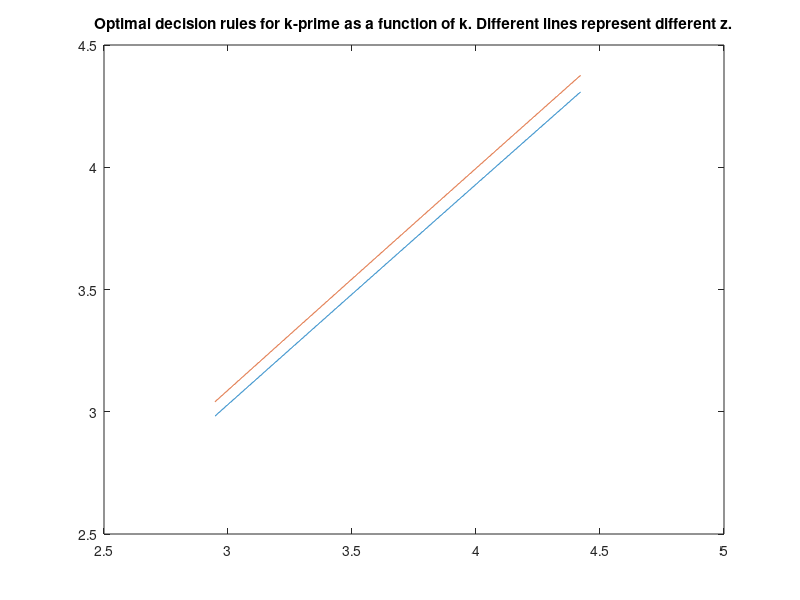
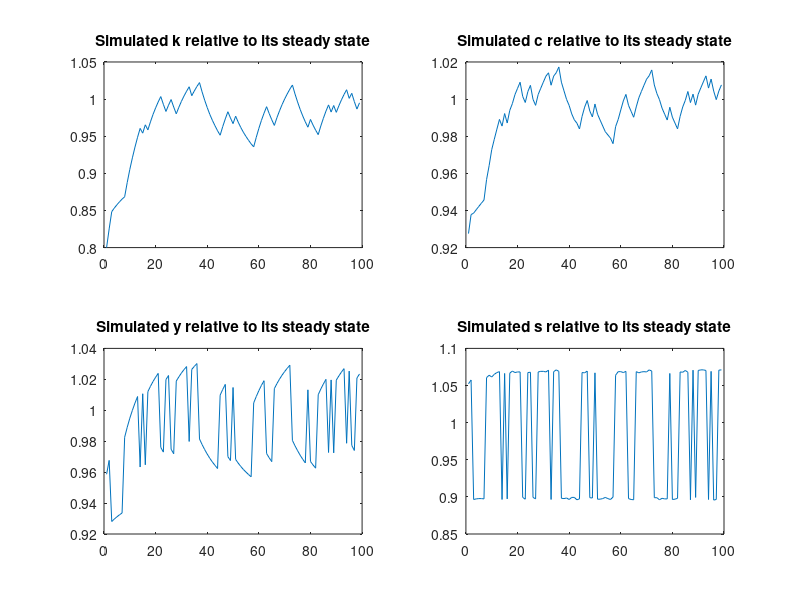
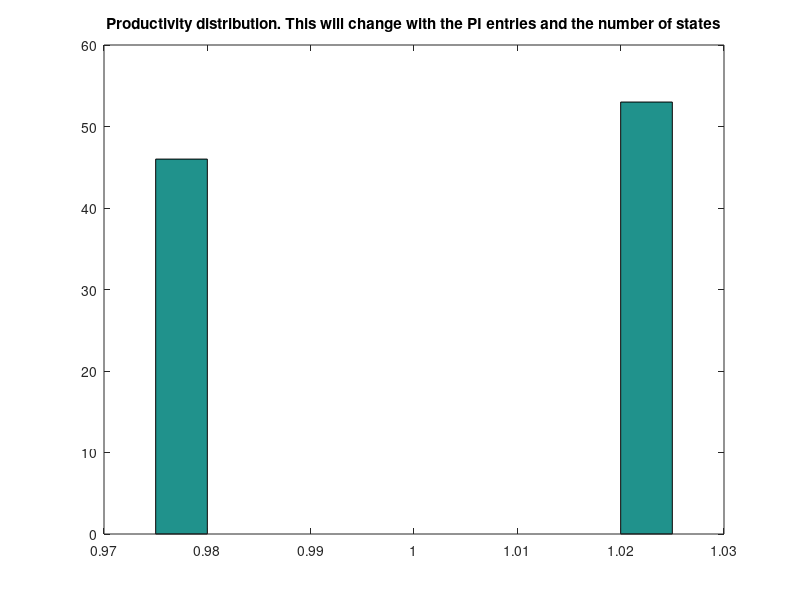

Write the MATLAB code that produced these figures, in order.
% Value function Matlab code 
% Code originally written by Panayiotis Pourpourides, pourpouridesp@cf.ac.ac.uk, and amended by Michael Hatcher

clear all

%----------------------------------------------------
% 1. Set number of grid points for k (nz) and z (nz)
%----------------------------------------------------
nk = 1000; % No. of grid points for k % a high number will make k appear continuous
nz = 2; % No. of states of technology % if you change this number you also need to change Z and PI

%-----------------
% 2. Calibration
%-----------------
sigma = 2;
theta = 0.3;
delta = 0.1;
beta = 0.98;

%---------------------------
% 3. Steady state solution
%---------------------------
ky_ss = beta*theta/(1-beta*(1-delta));
y_ss = ky_ss^(theta/(1-theta));
k_ss = ky_ss * y_ss;
c_ss = y_ss - delta*k_ss;
z_ss = 1; % normalize the steady state for z to unity

%--------------------------------
% 4. Discretize the state space
%--------------------------------
%Two states
Z = [0.975 1.025];
PI = [0.6 0.4; 0.3 0.7];

%Three states, nz = 3
%Z = [0.975 1 1.025];
%PI = [0.9 0.06  0.04; 0.8 0.15 0.05; 0.1 0.04 0.86];

Kstep = (1.2*k_ss-0.8*k_ss) / (nk-1); % increment for the k grid points
K = 0.8*k_ss:Kstep:1.2*k_ss; % the sequence of grid points starts from 0.8*k_ss and increases by Kstep until it reaches 1.2*k_ss

%------------------------------------
% 5. Set initial value function V(0)
%------------------------------------
u = c_ss^(1-sigma) / (1-sigma);
maxiter = 1000;
V = ones(nz,nk) * u / (1-beta); % This is the infinite sum of discounted utilities, when consumption remains always at the steady state.

%--------------------------------------
% 6. Iterate on V until convergence
%--------------------------------------
maxdiff = 1e-4; % = 0.0001
diffV = 1;
iter = 1;

while (iter <= maxiter) && (diffV > maxdiff) % as long as both statements hold the iteration continues
    
% Recall that V(k,z)=max{u(k,z,k')+ beta*EV(k',z')}
% Calculate expected V
%The first loop controls the rows of the matrix, the second loop controls the columns of the matrix and the third loop controls the sum in each cell.

EV = zeros(nz,nk);
for iz = 1:nz
    for ik_prime = 1:nk
        for iz_prime = 1:nz
    EV(iz,ik_prime) = EV(iz,ik_prime) + PI(iz,iz_prime) * V(iz_prime,ik_prime);
        end
    end
end

%--------------------
% 7. Compute new V
%--------------------
newV = zeros(nz,nk);
iDecK = zeros(nz,nk); % index to decisions in k grid
for iz = 1:nz
    for ik = 1:nk
    % Calculate c for each k'
    % c is a 1*nk vector
    
    c = Z(iz)*K(ik)^theta + (1-delta)*K(ik) - K;
    c = max(c,1e-8);
    
    % c must be non-negative. If there is a negative c replace it with a
    % very small number. Negative or small cs wouldn't be chosen anyway.
    
    % Compute the value function
    
    v = c.^(1-sigma)/(1-sigma) + beta*EV(iz,:); % This is a 1 x nk vector
    [newV(iz,ik), iDecK(iz,ik)] = max(v); % pick the highest V, and save it in newV in the corresponding location. 
    
    %iDecK(iz,ik) is the location of optimal k0 as a function of the location of the current state (z; k)
    end
end

%--------------------------------------------------
% 8. Compute the distance between V(n+1) and V(n)
%--------------------------------------------------
diffV = max(abs((newV(:)-V(:))./V(:)));
iter = iter + 1;
V = newV;

end

fprintf(1,'Found value function after %5.0d iterations.',iter-1)

%-----------------------------------
% 9. Plot the optimal rule for k'
%-----------------------------------
figure (1) % number the figures. If you omit this command, only the last figure will be displayed
plot(K,K(iDecK)')
title('Optimal decision rules for k-prime as a function of k. Different lines represent different z.')

%---------------------------------------------------------------
% 10. Simulate the model using the optimal rules for T periods
%---------------------------------------------------------------
T = 100;
simiZ = zeros(1,T);
simiK = zeros(1,T);
simiZ(1) = 1;
simiK(1) = 1;
rand('state',150);
for i = 2:T
    r = rand; % draw random number from uniform distribution on [0,1] interval
    if r<PI(simiZ(i-1),1), iz = 1; else iz=2;  
    end
ik = simiK(i-1); % timing: simK(t) = choice of k' in period t, i.e. k in period t+1
newiK = iDecK(iz,ik);
simiZ(i) = iz;
simiK(i) = newiK;
end

% There are two states for z, z1 and z2. Suppose that at i = 0, z1 was realized.
%At i = 1, draw a random number r2[0; 1]. If r is less than PI_11 this means that
%the economy remains in state z1. If r is greater than or equal to PI_11, then
%technology switches to z2. Given, the realized state of z and the state of k we
%pick the optimal k0 whose location in K is given by iDecK(iz,ik). At i = 2,
%current k is the previous period k0 . The same procedure is repeated T times.

% Entry simiZ(i-1) tells us what state we are currently in, just prior to drawing the new state. 
%If we are currently in state 1 and we draw r<PI we will stay in state 1 because r<PI(1,1). 
%If we are currently in state 2 and we draw r<PI we will move to state 1 because r<PI(2,1).
%Otherwise we will move to state 2, since r>PI implies that the second column of the PI matrix 
%applies - i.e. we will either move from state 1 to state 2 or, if we are already in state 2, 
%we will stay there in the next period.  
 
%---------------------------------
% 11. Compute simulated y and c
%---------------------------------

simZ = Z(simiZ(2:end)); % a vector that contains the simulated value of z at each date
simKnext = K(simiK(2:end)); % a vector that contains the simulated grid point of k0 at each date
simK = K(simiK(1:end-1)); % a vector that contains the simulated grid point of k at each date
% y and c
simY = simZ.*simK.^theta;
simC = simY + (1-delta)*simK - simKnext;

%---------------------------------------
% 12. Plot simulated k, y and c
%---------------------------------------

figure (2)
subplot (221)
plot([simK'/k_ss])
title('Simulated k relative to its steady state')
subplot (222)
plot([simC'/c_ss])
title('Simulated c relative to its steady state')
subplot (223)
plot([simY'/y_ss])
title('Simulated y relative to its steady state')
subplot (224)
plot([(simY'-simC')/(y_ss - c_ss)])
title('Simulated s relative to its steady state') %saving = output - consumption as closed economy with no government
figure (3)
hist(simZ)
title('Productivity distribution. This will change with the PI entries and the number of states')